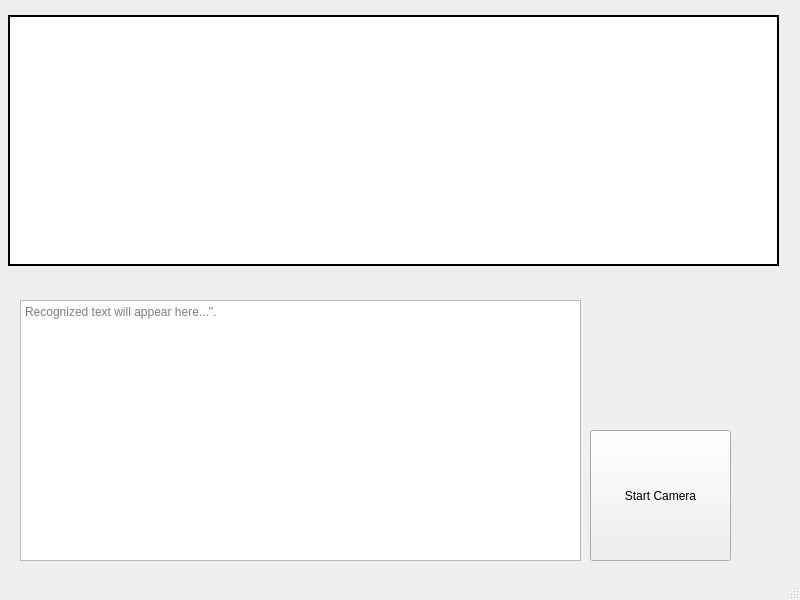
<?xml version="1.0" encoding="UTF-8"?>
<ui version="4.0">
 <class>MainWindow</class>
 <widget class="QMainWindow" name="MainWindow">
  <property name="geometry">
   <rect>
    <x>0</x>
    <y>0</y>
    <width>800</width>
    <height>600</height>
   </rect>
  </property>
  <property name="windowTitle">
   <string>MainWindow</string>
  </property>
  <widget class="QWidget" name="centralwidget">
   <widget class="QLabel" name="label_camera">
    <property name="geometry">
     <rect>
      <x>8</x>
      <y>15</y>
      <width>771</width>
      <height>251</height>
     </rect>
    </property>
    <property name="styleSheet">
     <string notr="true">border: 2px solid black;
background-color: white;
</string>
    </property>
    <property name="text">
     <string/>
    </property>
   </widget>
   <widget class="QPushButton" name="btn_start">
    <property name="geometry">
     <rect>
      <x>590</x>
      <y>430</y>
      <width>141</width>
      <height>131</height>
     </rect>
    </property>
    <property name="text">
     <string>Start Camera</string>
    </property>
   </widget>
   <widget class="QTextEdit" name="textEdit_result">
    <property name="geometry">
     <rect>
      <x>20</x>
      <y>300</y>
      <width>561</width>
      <height>261</height>
     </rect>
    </property>
    <property name="placeholderText">
     <string>Recognized text will appear here...&quot;.</string>
    </property>
   </widget>
  </widget>
  <widget class="QMenuBar" name="menubar">
   <property name="geometry">
    <rect>
     <x>0</x>
     <y>0</y>
     <width>800</width>
     <height>22</height>
    </rect>
   </property>
  </widget>
  <widget class="QStatusBar" name="statusbar"/>
 </widget>
 <resources/>
 <connections/>
</ui>
